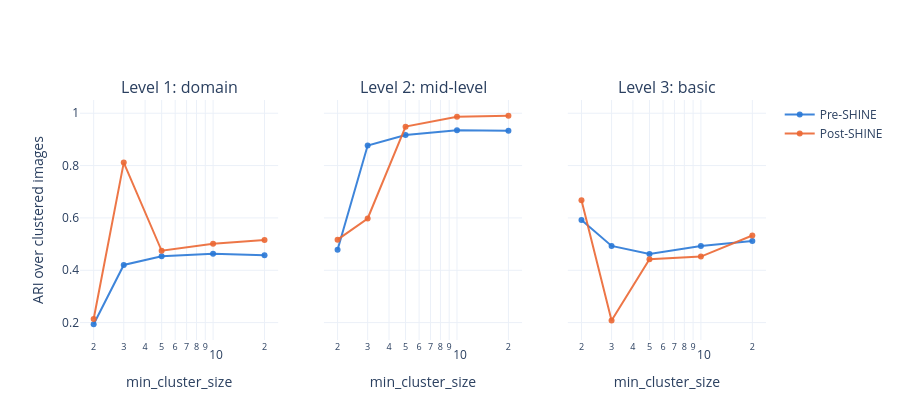

The notebook cell this image was saved under:
### Markdown cell above
### 3.1 HDBSCAN against KM categories

HDBSCAN labels isolated images as noise instead of forcing them into a cluster, so it complements the average-linkage tree. It yields flat labels, not a dendrogram, so each labelling is scored against the KM categories at each directory level by the adjusted Rand index over the images it clustered (`frac_noise` and `frac_shared` say how many were left out). Descriptive only; run on the same embeddings.

### Code cell
hdbscan = pd.concat(
    [hdbscan_level_agreement(embedded[c], parts, (1, 2, 3)).assign(cohort=c) for c in COHORTS], ignore_index=True,
)
fig_hdbscan_agreement(hdbscan, level_names={1: "Level 1: domain", 2: "Level 2: mid-level", 3: "Level 3: basic"}, ndim=9).show()
hdbscan[hdbscan["ndim"] == 9].pivot_table(index=["cohort", "min_cluster_size"], columns="km_level", values=["ari", "frac_noise"]).round(2)

### Figure 1 — Plotly figure (JSON) as saved in the notebook; plotly's stock layout.template omitted (floating-point values rounded to 4 significant figures)
{"data": [{"line": {"color": "rgba(42,120,214,0.9)"}, "mode": "lines+markers", "name": "Pre-SHINE", "showlegend": true, "type": "scatter", "x": [2, 3, 5, 10, 20], "xaxis": "x", "y": [0.1938, 0.4202, 0.4537, 0.4631, 0.4575], "yaxis": "y"}, {"line": {"color": "rgba(235,104,52,0.9)"}, "mode": "lines+markers", "name": "Post-SHINE", "showlegend": true, "type": "scatter", "x": [2, 3, 5, 10, 20], "xaxis": "x", "y": [0.2136, 0.8113, 0.4745, 0.5016, 0.5159], "yaxis": "y"}, {"line": {"color": "rgba(42,120,214,0.9)"}, "mode": "lines+markers", "name": "Pre-SHINE", "showlegend": false, "type": "scatter", "x": [2, 3, 5, 10, 20], "xaxis": "x2", "y": [0.4784, 0.8764, 0.9166, 0.9353, 0.9328], "yaxis": "y2"}, {"line": {"color": "rgba(235,104,52,0.9)"}, "mode": "lines+markers", "name": "Post-SHINE", "showlegend": false, "type": "scatter", "x": [2, 3, 5, 10, 20], "xaxis": "x2", "y": [0.517, 0.5978, 0.9488, 0.9865, 0.9904], "yaxis": "y2"}, {"line": {"color": "rgba(42,120,214,0.9)"}, "mode": "lines+markers", "name": "Pre-SHINE", "showlegend": false, "type": "scatter", "x": [2, 3, 5, 10, 20], "xaxis": "x3", "y": [0.5918, 0.4931, 0.4618, 0.4925, 0.512], "yaxis": "y3"}, {"line": {"color": "rgba(235,104,52,0.9)"}, "mode": "lines+markers", "name": "Post-SHINE", "showlegend": false, "type": "scatter", "x": [2, 3, 5, 10, 20], "xaxis": "x3", "y": [0.6673, 0.208, 0.442, 0.4524, 0.533], "yaxis": "y3"}], "layout": {"annotations": [{"font": {"size": 16}, "showarrow": false, "text": "Level 1: domain", "x": 0.1444, "xanchor": "center", "xref": "paper", "y": 1.0, "yanchor": "bottom", "yref": "paper"}, {"font": {"size": 16}, "showarrow": false, "text": "Level 2: mid-level", "x": 0.5, "xanchor": "center", "xref": "paper", "y": 1.0, "yanchor": "bottom", "yref": "paper"}, {"font": {"size": 16}, "showarrow": false, "text": "Level 3: basic", "x": 0.8556, "xanchor": "center", "xref": "paper", "y": 1.0, "yanchor": "bottom", "yref": "paper"}], "height": 420, "xaxis": {"anchor": "y", "domain": [0.0, 0.2889], "title": {"text": "min_cluster_size"}, "type": "log"}, "xaxis2": {"anchor": "y2", "domain": [0.3556, 0.6444], "title": {"text": "min_cluster_size"}, "type": "log"}, "xaxis3": {"anchor": "y3", "domain": [0.7111, 1.0], "title": {"text": "min_cluster_size"}, "type": "log"}, "yaxis": {"anchor": "x", "domain": [0.0, 1.0], "title": {"text": "ARI over clustered images"}}, "yaxis2": {"anchor": "x2", "domain": [0.0, 1.0], "matches": "y", "showticklabels": false}, "yaxis3": {"anchor": "x3", "domain": [0.0, 1.0], "matches": "y", "showticklabels": false}}}
